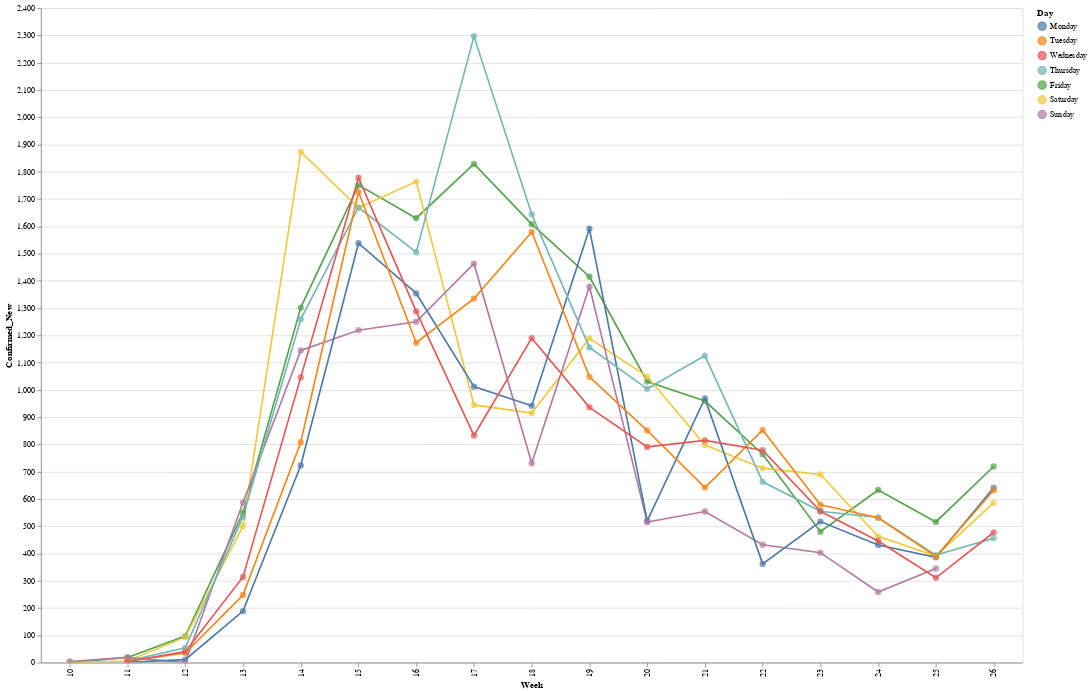

The notebook cell this image was saved under:
### Code cell
us = df[(df['Country'] == 'US') & (df['State'] == 'PA')]
us.Date = pd.to_datetime(us.Date, format='%m-%d-%Y')
us['Day'] = us.Date.dt.day_name()
us['Week'] = us.Date.dt.week
us['Area'] = us['County'] + ', ' + us['State']

dow = us[us['Week']>9]
dow = dow.groupby(['Week', 'Day'], as_index=False).sum()
line=alt.Chart(dow).mark_line().encode(
    alt.X('Week:N'),
    alt.Y('Confirmed_New:Q'),
    color=alt.Color('Day:N', sort=['Monday', 'Tuesday', 'Wednesday', 'Thursday', 'Friday', 'Saturday', 'Sunday']),
    tooltip=['Day', 'Week']
)
point=line.mark_circle(size=60)
(line+point).properties(
    width=1200,
    height=800
).interactive()

### Figure 1 — Vega-Lite specification as saved in the notebook (floating-point values rounded to 4 significant figures)
{"config": {"view": {"continuousWidth": 400, "continuousHeight": 300}}, "layer": [{"mark": "line", "encoding": {"color": {"type": "nominal", "field": "Day", "sort": ["Monday", "Tuesday", "Wednesday", "Thursday", "Friday", "Saturday", "Sunday"]}, "tooltip": [{"type": "nominal", "field": "Day"}, {"type": "quantitative", "field": "Week"}], "x": {"type": "nominal", "field": "Week"}, "y": {"type": "quantitative", "field": "Confirmed_New"}}, "selection": {"selector013": {"type": "interval", "bind": "scales", "encodings": ["x", "y"]}}}, {"mark": {"type": "circle", "size": 60}, "encoding": {"color": {"type": "nominal", "field": "Day", "sort": ["Monday", "Tuesday", "Wednesday", "Thursday", "Friday", "Saturday", "Sunday"]}, "tooltip": [{"type": "nominal", "field": "Day"}, {"type": "quantitative", "field": "Week"}], "x": {"type": "nominal", "field": "Week"}, "y": {"type": "quantitative", "field": "Confirmed_New"}}}], "data": {"name": "data-4194f024d6c61e6d59ee7b902b67ec6a"}, "height": 800, "width": 1200, "$schema": "https://vega.github.io/schema/vega-lite/v4.0.2.json", "datasets": {"data-4194f024d6c61e6d59ee7b902b67ec6a": [{"Week": 10, "Day": "Friday", "Confirmed": 2.0, "Deaths": 0.0, "Recovered": 0.0, "Confirmed_New": 0.0, "Deaths_New": 0.0, "Recovered_New": 0.0}, {"Week": 10, "Day": "Saturday", "Confirmed": 2.0, "Deaths": 0.0, "Recovered": 0.0, "Confirmed_New": 0.0, "Deaths_New": 0.0, "Recovered_New": 0.0}, {"Week": 10, "Day": "Sunday", "Confirmed": 6.0, "Deaths": 0.0, "Recovered": 0.0, "Confirmed_New": 4.0, "Deaths_New": 0.0, "Recovered_New": 0.0}, {"Week": 11, "Day": "Friday", "Confirmed": 41.0, "Deaths": 0.0, "Recovered": 0.0, "Confirmed_New": 19.0, "Deaths_New": 0.0, "Recovered_New": 0.0}, {"Week": 11, "Day": "Monday", "Confirmed": 7.0, "Deaths": 0.0, "Recovered": 0.0, "Confirmed_New": 1.0, "Deaths_New": 0.0, "Recovered_New": 0.0}, {"Week": 11, "Day": "Saturday", "Confirmed": 47.0, "Deaths": 0.0, "Recovered": 0.0, "Confirmed_New": 6.0, "Deaths_New": 0.0, "Recovered_New": 0.0}, {"Week": 11, "Day": "Sunday", "Confirmed": 66.0, "Deaths": 0.0, "Recovered": 0.0, "Confirmed_New": 19.0, "Deaths_New": 0.0, "Recovered_New": 0.0}, {"Week": 11, "Day": "Thursday", "Confirmed": 22.0, "Deaths": 0.0, "Recovered": 0.0, "Confirmed_New": 6.0, "Deaths_New": 0.0, "Recovered_New": 0.0}, {"Week": 11, "Day": "Tuesday", "Confirmed": 12.0, "Deaths": 0.0, "Recovered": 0.0, "Confirmed_New": 5.0, "Deaths_New": 0.0, "Recovered_New": 0.0}, {"Week": 11, "Day": "Wednesday", "Confirmed": 16.0, "Deaths": 0.0, "Recovered": 0.0, "Confirmed_New": 4.0, "Deaths_New": 0.0, "Recovered_New": 0.0}, {"Week": 12, "Day": "Friday", "Confirmed": 303.0, "Deaths": 1.0, "Recovered": 0.0, "Confirmed_New": 97.0, "Deaths_New": 0.0, "Recovered_New": 0.0}, {"Week": 12, "Day": "Monday", "Confirmed": 77.0, "Deaths": 0.0, "Recovered": 0.0, "Confirmed_New": 11.0, "Deaths_New": 0.0, "Recovered_New": 0.0}, {"Week": 12, "Day": "Saturday", "Confirmed": 396.0, "Deaths": 2.0, "Recovered": 0.0, "Confirmed_New": 93.0, "Deaths_New": 1.0, "Recovered_New": 0.0}, {"Week": 12, "Day": "Sunday", "Confirmed": 509.0, "Deaths": 4.0, "Recovered": 0.0, "Confirmed_New": 0.0, "Deaths_New": 0.0, "Recovered_New": 0.0}, {"Week": 12, "Day": "Thursday", "Confirmed": 206.0, "Deaths": 1.0, "Recovered": 0.0, "Confirmed_New": 54.0, "Deaths_New": 1.0, "Recovered_New": 0.0}, {"Week": 12, "Day": "Tuesday", "Confirmed": 112.0, "Deaths": 0.0, "Recovered": 0.0, "Confirmed_New": 35.0, "Deaths_New": 0.0, "Recovered_New": 0.0}, {"Week": 12, "Day": "Wednesday", "Confirmed": 152.0, "Deaths": 0.0, "Recovered": 0.0, "Confirmed_New": 40.0, "Deaths_New": 0.0, "Recovered_New": 0.0}, {"Week": 13, "Day": "Friday", "Confirmed": 2345.0, "Deaths": 22.0, "Recovered": 0.0, "Confirmed_New": 550.0, "Deaths_New": 4.0, "Recovered_New": 0.0}, {"Week": 13, "Day": "Monday", "Confirmed": 698.0, "Deaths": 6.0, "Recovered": 0.0, "Confirmed_New": 189.0, "Deaths_New": 2.0, "Recovered_New": 0.0}, {"Week": 13, "Day": "Saturday", "Confirmed": 2845.0, "Deaths": 34.0, "Recovered": 0.0, "Confirmed_New": 500.0, "Deaths_New": 12.0, "Recovered_New": 0.0}, {"Week": 13, "Day": "Sunday", "Confirmed": 3432.0, "Deaths": 41.0, "Recovered": 0.0, "Confirmed_New": 587.0, "Deaths_New": 7.0, "Recovered_New": 0.0}, {"Week": 13, "Day": "Thursday", "Confirmed": 1795.0, "Deaths": 18.0, "Recovered": 0.0, "Confirmed_New": 535.0, "Deaths_New": 3.0, "Recovered_New": 0.0}, {"Week": 13, "Day": "Tuesday", "Confirmed": 946.0, "Deaths": 8.0, "Recovered": 0.0, "Confirmed_New": 248.0, "Deaths_New": 2.0, "Recovered_New": 0.0}, {"Week": 13, "Day": "Wednesday", "Confirmed": 1260.0, "Deaths": 15.0, "Recovered": 0.0, "Confirmed_New": 314.0, "Deaths_New": 7.0, "Recovered_New": 0.0}, {"Week": 14, "Day": "Friday", "Confirmed": 8570.0, "Deaths": 102.0, "Recovered": 0.0, "Confirmed_New": 1302.0, "Deaths_New": 12.0, "Recovered_New": 0.0}, {"Week": 14, "Day": "Monday", "Confirmed": 4155.0, "Deaths": 50.0, "Recovered": 0.0, "Confirmed_New": 723.0, "Deaths_New": 9.0, "Recovered_New": 0.0}, {"Week": 14, "Day": "Saturday", "Confirmed": 10440.0, "Deaths": 136.0, "Recovered": 0.0, "Confirmed_New": 1874.0, "Deaths_New": 34.0, "Recovered_New": 0.0}, {"Week": 14, "Day": "Sunday", "Confirmed": 11590.0, "Deaths": 151.0, "Recovered": 0.0, "Confirmed_New": 1145.0, "Deaths_New": 15.0, "Recovered_New": 0.0}, {"Week": 14, "Day": "Thursday", "Confirmed": 7268.0, "Deaths": 90.0, "Recovered": 0.0, "Confirmed_New": 1259.0, "Deaths_New": 16.0, "Recovered_New": 0.0}, {"Week": 14, "Day": "Tuesday", "Confirmed": 4963.0, "Deaths": 63.0, "Recovered": 0.0, "Confirmed_New": 808.0, "Deaths_New": 13.0, "Recovered_New": 0.0}, {"Week": 14, "Day": "Wednesday", "Confirmed": 6009.0, "Deaths": 74.0, "Recovered": 0.0, "Confirmed_New": 1046.0, "Deaths_New": 11.0, "Recovered_New": 0.0}, {"Week": 15, "Day": "Friday", "Confirmed": 20050.0, "Deaths": 418.0, "Recovered": 0.0, "Confirmed_New": 1751.0, "Deaths_New": 73.0, "Recovered_New": 0.0}, {"Week": 15, "Day": "Monday", "Confirmed": 13130.0, "Deaths": 179.0, "Recovered": 0.0, "Confirmed_New": 1538.0, "Deaths_New": 28.0, "Recovered_New": 0.0}, {"Week": 15, "Day": "Saturday", "Confirmed": 21720.0, "Deaths": 503.0, "Recovered": 0.0, "Confirmed_New": 1668.0, "Deaths_New": 85.0, "Recovered_New": 0.0}, {"Week": 15, "Day": "Sunday", "Confirmed": 22940.0, "Deaths": 557.0, "Recovered": 0.0, "Confirmed_New": 1219.0, "Deaths_New": 54.0, "Recovered_New": 0.0}, {"Week": 15, "Day": "Thursday", "Confirmed": 18300.0, "Deaths": 345.0, "Recovered": 0.0, "Confirmed_New": 1669.0, "Deaths_New": 27.0, "Recovered_New": 0.0}, {"Week": 15, "Day": "Tuesday", "Confirmed": 14850.0, "Deaths": 247.0, "Recovered": 0.0, "Confirmed_New": 1726.0, "Deaths_New": 68.0, "Recovered_New": 0.0}, {"Week": 15, "Day": "Wednesday", "Confirmed": 16630.0, "Deaths": 318.0, "Recovered": 0.0, "Confirmed_New": 1778.0, "Deaths_New": 71.0, "Recovered_New": 0.0}, {"Week": 16, "Day": "Friday", "Confirmed": 29890.0, "Deaths": 921.0, "Recovered": 0.0, "Confirmed_New": 1630.0, "Deaths_New": 80.0, "Recovered_New": 0.0}, {"Week": 16, "Day": "Monday", "Confirmed": 24290.0, "Deaths": 589.0, "Recovered": 0.0, "Confirmed_New": 1354.0, "Deaths_New": 32.0, "Recovered_New": 0.0}, {"Week": 16, "Day": "Saturday", "Confirmed": 31650.0, "Deaths": 1042.0, "Recovered": 0.0, "Confirmed_New": 1764.0, "Deaths_New": 121.0, "Recovered_New": 0.0}, {"Week": 16, "Day": "Sunday", "Confirmed": 32900.0, "Deaths": 1276.0, "Recovered": 0.0, "Confirmed_New": 1250.0, "Deaths_New": 234.0, "Recovered_New": 0.0}, {"Week": 16, "Day": "Thursday", "Confirmed": 28260.0, "Deaths": 841.0, "Recovered": 0.0, "Confirmed_New": 1505.0, "Deaths_New": 62.0, "Recovered_New": 0.0}, {"Week": 16, "Day": "Tuesday", "Confirmed": 25460.0, "Deaths": 691.0, "Recovered": 0.0, "Confirmed_New": 1173.0, "Deaths_New": 102.0, "Recovered_New": 0.0}, {"Week": 16, "Day": "Wednesday", "Confirmed": 26750.0, "Deaths": 779.0, "Recovered": 0.0, "Confirmed_New": 1288.0, "Deaths_New": 88.0, "Recovered_New": 0.0}, {"Week": 17, "Day": "Friday", "Confirmed": 40210.0, "Deaths": 1747.0, "Recovered": 0.0, "Confirmed_New": 1829.0, "Deaths_New": 23.0, "Recovered_New": 0.0}, {"Week": 17, "Day": "Monday", "Confirmed": 33910.0, "Deaths": 1348.0, "Recovered": 0.0, "Confirmed_New": 1012.0, "Deaths_New": 72.0, "Recovered_New": 0.0}, {"Week": 17, "Day": "Saturday", "Confirmed": 41150.0, "Deaths": 1793.0, "Recovered": 0.0, "Confirmed_New": 945.0, "Deaths_New": 46.0, "Recovered_New": 0.0}, {"Week": 17, "Day": "Sunday", "Confirmed": 42620.0, "Deaths": 1816.0, "Recovered": 0.0, "Confirmed_New": 1463.0, "Deaths_New": 23.0, "Recovered_New": 0.0}, {"Week": 17, "Day": "Thursday", "Confirmed": 38380.0, "Deaths": 1724.0, "Recovered": 0.0, "Confirmed_New": 2297.0, "Deaths_New": 51.0, "Recovered_New": 0.0}, {"Week": 17, "Day": "Tuesday", "Confirmed": 35250.0, "Deaths": 1614.0, "Recovered": 0.0, "Confirmed_New": 1335.0, "Deaths_New": 266.0, "Recovered_New": 0.0}, {"Week": 17, "Day": "Wednesday", "Confirmed": 36080.0, "Deaths": 1673.0, "Recovered": 0.0, "Confirmed_New": 833.0, "Deaths_New": 59.0, "Recovered_New": 0.0}, {"Week": 18, "Day": "Friday", "Confirmed": 49580.0, "Deaths": 2635.0, "Recovered": 0.0, "Confirmed_New": 1608.0, "Deaths_New": 160.0, "Recovered_New": 0.0}, {"Week": 18, "Day": "Monday", "Confirmed": 43560.0, "Deaths": 1886.0, "Recovered": 0.0, "Confirmed_New": 942.0, "Deaths_New": 70.0, "Recovered_New": 0.0}, {"Week": 18, "Day": "Saturday", "Confirmed": 50490.0, "Deaths": 2695.0, "Recovered": 0.0, "Confirmed_New": 915.0, "Deaths_New": 60.0, "Recovered_New": 0.0}, {"Week": 18, "Day": "Sunday", "Confirmed": 51220.0, "Deaths": 2720.0, "Recovered": 0.0, "Confirmed_New": 731.0, "Deaths_New": 25.0, "Recovered_New": 0.0}, {"Week": 18, "Day": "Thursday", "Confirmed": 47970.0, "Deaths": 2475.0, "Recovered": 0.0, "Confirmed_New": 1644.0, "Deaths_New": 102.0, "Recovered_New": 0.0}, {"Week": 18, "Day": "Tuesday", "Confirmed": 45140.0, "Deaths": 2046.0, "Recovered": 0.0, "Confirmed_New": 1579.0, "Deaths_New": 160.0, "Recovered_New": 0.0}, {"Week": 18, "Day": "Wednesday", "Confirmed": 46330.0, "Deaths": 2373.0, "Recovered": 0.0, "Confirmed_New": 1190.0, "Deaths_New": 327.0, "Recovered_New": 0.0}, {"Week": 19, "Day": "Friday", "Confirmed": 57370.0, "Deaths": 3715.0, "Recovered": 0.0, "Confirmed_New": 1415.0, "Deaths_New": 126.0, "Recovered_New": 0.0}, {"Week": 19, "Day": "Monday", "Confirmed": 52820.0, "Deaths": 2838.0, "Recovered": 0.0, "Confirmed_New": 1591.0, "Deaths_New": 118.0, "Recovered_New": 0.0}, {"Week": 19, "Day": "Saturday", "Confirmed": 58560.0, "Deaths": 3779.0, "Recovered": 0.0, "Confirmed_New": 1189.0, "Deaths_New": 64.0, "Recovered_New": 0.0}, {"Week": 19, "Day": "Sunday", "Confirmed": 59940.0, "Deaths": 3806.0, "Recovered": 0.0, "Confirmed_New": 1379.0, "Deaths_New": 27.0, "Recovered_New": 0.0}, {"Week": 19, "Day": "Thursday", "Confirmed": 55960.0, "Deaths": 3589.0, "Recovered": 0.0, "Confirmed_New": 1156.0, "Deaths_New": 244.0, "Recovered_New": 0.0}, {"Week": 19, "Day": "Tuesday", "Confirmed": 53860.0, "Deaths": 3179.0, "Recovered": 0.0, "Confirmed_New": 1048.0, "Deaths_New": 341.0, "Recovered_New": 0.0}, {"Week": 19, "Day": "Wednesday", "Confirmed": 54800.0, "Deaths": 3345.0, "Recovered": 0.0, "Confirmed_New": 936.0, "Deaths_New": 166.0, "Recovered_New": 0.0}, {"Week": 20, "Day": "Friday", "Confirmed": 64140.0, "Deaths": 4422.0, "Recovered": 0.0, "Confirmed_New": 1031.0, "Deaths_New": 134.0, "Recovered_New": 0.0}, {"Week": 20, "Day": "Monday", "Confirmed": 60460.0, "Deaths": 3832.0, "Recovered": 0.0, "Confirmed_New": 520.0, "Deaths_New": 26.0, "Recovered_New": 0.0}, {"Week": 20, "Day": "Saturday", "Confirmed": 65180.0, "Deaths": 4480.0, "Recovered": 0.0, "Confirmed_New": 1049.0, "Deaths_New": 58.0, "Recovered_New": 0.0}, {"Week": 20, "Day": "Sunday", "Confirmed": 65700.0, "Deaths": 4495.0, "Recovered": 0.0, "Confirmed_New": 515.0, "Deaths_New": 15.0, "Recovered_New": 0.0}, {"Week": 20, "Day": "Thursday", "Confirmed": 63100.0, "Deaths": 4288.0, "Recovered": 0.0, "Confirmed_New": 1004.0, "Deaths_New": 194.0, "Recovered_New": 0.0}, {"Week": 20, "Day": "Tuesday", "Confirmed": 61310.0, "Deaths": 3914.0, "Recovered": 0.0, "Confirmed_New": 851.0, "Deaths_New": 82.0, "Recovered_New": 0.0}, {"Week": 20, "Day": "Wednesday", "Confirmed": 62100.0, "Deaths": 4094.0, "Recovered": 0.0, "Confirmed_New": 791.0, "Deaths_New": 180.0, "Recovered_New": 0.0}, {"Week": 21, "Day": "Friday", "Confirmed": 70210.0, "Deaths": 5010.0, "Recovered": 0.0, "Confirmed_New": 959.0, "Deaths_New": 141.0, "Recovered_New": 0.0}, {"Week": 21, "Day": "Monday", "Confirmed": 66670.0, "Deaths": 4515.0, "Recovered": 0.0, "Confirmed_New": 969.0, "Deaths_New": 20.0, "Recovered_New": 0.0}, {"Week": 21, "Day": "Saturday", "Confirmed": 71010.0, "Deaths": 5112.0, "Recovered": 0.0, "Confirmed_New": 798.0, "Deaths_New": 102.0, "Recovered_New": 0.0}, {"Week": 21, "Day": "Sunday", "Confirmed": 71560.0, "Deaths": 5136.0, "Recovered": 0.0, "Confirmed_New": 554.0, "Deaths_New": 24.0, "Recovered_New": 0.0}, {"Week": 21, "Day": "Thursday", "Confirmed": 69250.0, "Deaths": 4869.0, "Recovered": 0.0, "Confirmed_New": 1126.0, "Deaths_New": 99.0, "Recovered_New": 0.0}, {"Week": 21, "Day": "Tuesday", "Confirmed": 67310.0, "Deaths": 4628.0, "Recovered": 0.0, "Confirmed_New": 642.0, "Deaths_New": 113.0, "Recovered_New": 0.0}, {"Week": 21, "Day": "Wednesday", "Confirmed": 68130.0, "Deaths": 4770.0, "Recovered": 0.0, "Confirmed_New": 815.0, "Deaths_New": 142.0, "Recovered_New": 0.0}, {"Week": 22, "Day": "Friday", "Confirmed": 74980.0, "Deaths": 5464.0, "Recovered": 0.0, "Confirmed_New": 764.0, "Deaths_New": 91.0, "Recovered_New": 0.0}, {"Week": 22, "Day": "Monday", "Confirmed": 71920.0, "Deaths": 5146.0, "Recovered": 0.0, "Confirmed_New": 362.0, "Deaths_New": 10.0, "Recovered_New": 0.0}, {"Week": 22, "Day": "Saturday", "Confirmed": 75700.0, "Deaths": 5537.0, "Recovered": 0.0, "Confirmed_New": 713.0, "Deaths_New": 73.0, "Recovered_New": 0.0}, {"Week": 22, "Day": "Sunday", "Confirmed": 76130.0, "Deaths": 5555.0, "Recovered": 0.0, "Confirmed_New": 432.0, "Deaths_New": 18.0, "Recovered_New": 0.0}, {"Week": 22, "Day": "Thursday", "Confirmed": 74220.0, "Deaths": 5373.0, "Recovered": 0.0, "Confirmed_New": 663.0, "Deaths_New": 108.0, "Recovered_New": 0.0}, {"Week": 22, "Day": "Tuesday", "Confirmed": 72780.0, "Deaths": 5163.0, "Recovered": 0.0, "Confirmed_New": 853.0, "Deaths_New": 17.0, "Recovered_New": 0.0}, {"Week": 22, "Day": "Wednesday", "Confirmed": 73560.0, "Deaths": 5265.0, "Recovered": 0.0, "Confirmed_New": 779.0, "Deaths_New": 102.0, "Recovered_New": 0.0}, {"Week": 23, "Day": "Friday", "Confirmed": 78820.0, "Deaths": 5898.0, "Recovered": 0.0, "Confirmed_New": 480.0, "Deaths_New": 66.0, "Recovered_New": 0.0}, {"Week": 23, "Day": "Monday", "Confirmed": 76650.0, "Deaths": 5567.0, "Recovered": 0.0, "Confirmed_New": 517.0, "Deaths_New": 12.0, "Recovered_New": 0.0}, {"Week": 23, "Day": "Saturday", "Confirmed": 79500.0, "Deaths": 5931.0, "Recovered": 0.0, "Confirmed_New": 690.0, "Deaths_New": 33.0, "Recovered_New": 0.0}, {"Week": 23, "Day": "Sunday", "Confirmed": 79910.0, "Deaths": 5943.0, "Recovered": 0.0, "Confirmed_New": 403.0, "Deaths_New": 12.0, "Recovered_New": 0.0}, {"Week": 23, "Day": "Thursday", "Confirmed": 78340.0, "Deaths": 5832.0, "Recovered": 0.0, "Confirmed_New": 555.0, "Deaths_New": 90.0, "Recovered_New": 0.0}, {"Week": 23, "Day": "Tuesday", "Confirmed": 77220.0, "Deaths": 5667.0, "Recovered": 0.0, "Confirmed_New": 579.0, "Deaths_New": 100.0, "Recovered_New": 0.0}, {"Week": 23, "Day": "Wednesday", "Confirmed": 77780.0, "Deaths": 5742.0, "Recovered": 0.0, "Confirmed_New": 555.0, "Deaths_New": 75.0, "Recovered_New": 0.0}, {"Week": 24, "Day": "Friday", "Confirmed": 82480.0, "Deaths": 6162.0, "Recovered": 0.0, "Confirmed_New": 633.0, "Deaths_New": 49.0, "Recovered_New": 0.0}, {"Week": 24, "Day": "Monday", "Confirmed": 80340.0, "Deaths": 5953.0, "Recovered": 0.0, "Confirmed_New": 431.0, "Deaths_New": 10.0, "Recovered_New": 0.0}, {"Week": 24, "Day": "Saturday", "Confirmed": 82940.0, "Deaths": 6211.0, "Recovered": 0.0, "Confirmed_New": 463.0, "Deaths_New": 49.0, "Recovered_New": 0.0}, {"Week": 24, "Day": "Sunday", "Confirmed": 83200.0, "Deaths": 6215.0, "Recovered": 0.0, "Confirmed_New": 259.0, "Deaths_New": 4.0, "Recovered_New": 0.0}, {"Week": 24, "Day": "Thursday", "Confirmed": 81850.0, "Deaths": 6113.0, "Recovered": 0.0, "Confirmed_New": 532.0, "Deaths_New": 51.0, "Recovered_New": 0.0}, {"Week": 24, "Day": "Tuesday", "Confirmed": 80870.0, "Deaths": 6014.0, "Recovered": 0.0, "Confirmed_New": 531.0, "Deaths_New": 61.0, "Recovered_New": 0.0}, {"Week": 24, "Day": "Wednesday", "Confirmed": 81320.0, "Deaths": 6062.0, "Recovered": 0.0, "Confirmed_New": 446.0, "Deaths_New": 48.0, "Recovered_New": 0.0}, {"Week": 25, "Day": "Friday", "Confirmed": 85200.0, "Deaths": 6399.0, "Recovered": 0.0, "Confirmed_New": 516.0, "Deaths_New": 38.0, "Recovered_New": 0.0}, {"Week": 25, "Day": "Monday", "Confirmed": 83590.0, "Deaths": 6243.0, "Recovered": 0.0, "Confirmed_New": 386.0, "Deaths_New": 28.0, "Recovered_New": 0.0}, {"Week": 25, "Day": "Saturday", "Confirmed": 85590.0, "Deaths": 6419.0, "Recovered": 0.0, "Confirmed_New": 391.0, "Deaths_New": 20.0, "Recovered_New": 0.0}, {"Week": 25, "Day": "Sunday", "Confirmed": 85940.0, "Deaths": 6423.0, "Recovered": 0.0, "Confirmed_New": 345.0, "Deaths_New": 4.0, "Recovered_New": 0.0}, {"Week": 25, "Day": "Thursday", "Confirmed": 84680.0, "Deaths": 6361.0, "Recovered": 0.0, "Confirmed_New": 394.0, "Deaths_New": 42.0, "Recovered_New": 0.0}, {"Week": 25, "Day": "Tuesday", "Confirmed": 83980.0, "Deaths": 6276.0, "Recovered": 0.0, "Confirmed_New": 389.0, "Deaths_New": 33.0, "Recovered_New": 0.0}, {"Week": 25, "Day": "Wednesday", "Confirmed": 84290.0, "Deaths": 6319.0, "Recovered": 0.0, "Confirmed_New": 311.0, "Deaths_New": 43.0, "Recovered_New": 0.0}, {"Week": 26, "Day": "Friday", "Confirmed": 88860.0, "Deaths": 6579.0, "Recovered": 0.0, "Confirmed_New": 719.0, "Deaths_New": 22.0, "Recovered_New": 0.0}, {"Week": 26, "Day": "Monday", "Confirmed": 86580.0, "Deaths": 6426.0, "Recovered": 0.0, "Confirmed_New": 641.0, "Deaths_New": 3.0, "Recovered_New": 0.0}, {"Week": 26, "Day": "Saturday", "Confirmed": 89450.0, "Deaths": 6603.0, "Recovered": 0.0, "Confirmed_New": 586.0, "Deaths_New": 24.0, "Recovered_New": 0.0}, {"Week": 26, "Day": "Thursday", "Confirmed": 88140.0, "Deaths": 6557.0, "Recovered": 0.0, "Confirmed_New": 456.0, "Deaths_New": 39.0, "Recovered_New": 0.0}, {"Week": 26, "Day": "Tuesday", "Confirmed": 87210.0, "Deaths": 6464.0, "Recovered": 0.0, "Confirmed_New": 632.0, "Deaths_New": 38.0, "Recovered_New": 0.0}, {"Week": 26, "Day": "Wednesday", "Confirmed": 87680.0, "Deaths": 6518.0, "Recovered": 0.0, "Confirmed_New": 477.0, "Deaths_New": 54.0, "Recovered_New": 0.0}]}}
